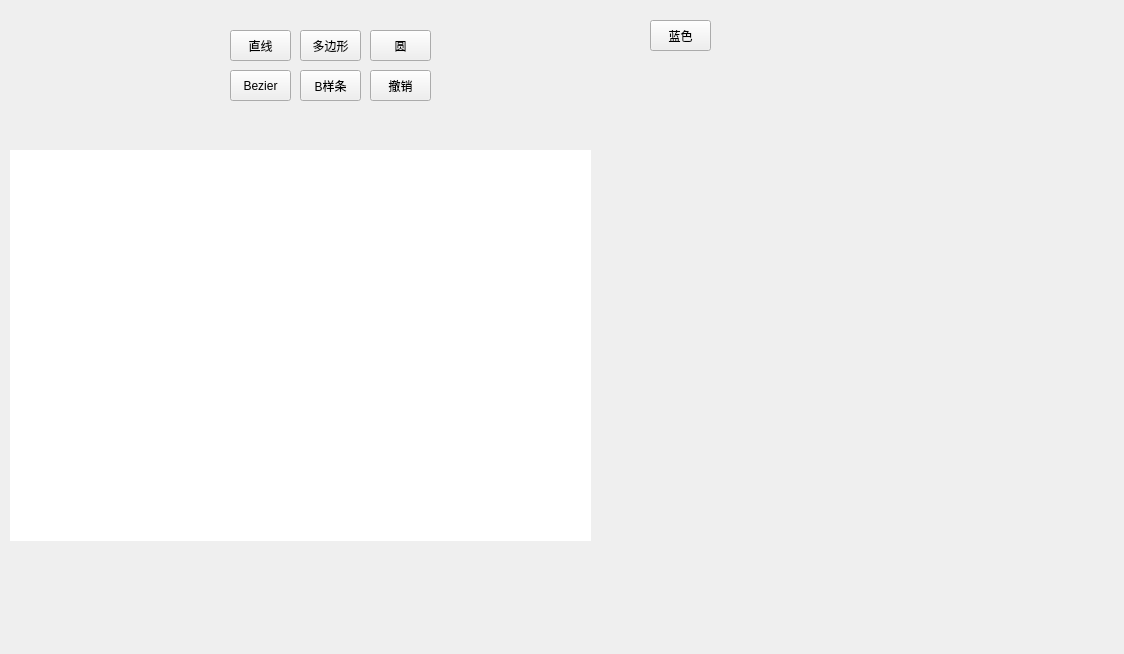
<?xml version="1.0" encoding="UTF-8"?>
<ui version="4.0">
 <class>DrawerClass</class>
 <widget class="QMainWindow" name="DrawerClass">
  <property name="geometry">
   <rect>
    <x>0</x>
    <y>0</y>
    <width>1124</width>
    <height>654</height>
   </rect>
  </property>
  <property name="windowTitle">
   <string>Drawer</string>
  </property>
  <property name="autoFillBackground">
   <bool>true</bool>
  </property>
  <property name="styleSheet">
   <string notr="true"/>
  </property>
  <widget class="QWidget" name="centralWidget">
   <property name="autoFillBackground">
    <bool>false</bool>
   </property>
   <widget class="canvas" name="Canvas" native="true">
    <property name="enabled">
     <bool>true</bool>
    </property>
    <property name="geometry">
     <rect>
      <x>10</x>
      <y>150</y>
      <width>581</width>
      <height>391</height>
     </rect>
    </property>
    <property name="autoFillBackground">
     <bool>false</bool>
    </property>
    <property name="styleSheet">
     <string notr="true">background-color: rgb(255, 255, 255);
</string>
    </property>
   </widget>
   <widget class="QToolButton" name="Line_Button">
    <property name="geometry">
     <rect>
      <x>230</x>
      <y>30</y>
      <width>61</width>
      <height>31</height>
     </rect>
    </property>
    <property name="text">
     <string>直线</string>
    </property>
   </widget>
   <widget class="QToolButton" name="Bule_Color">
    <property name="geometry">
     <rect>
      <x>650</x>
      <y>20</y>
      <width>61</width>
      <height>31</height>
     </rect>
    </property>
    <property name="text">
     <string>蓝色</string>
    </property>
   </widget>
   <widget class="QToolButton" name="Polygon_Button">
    <property name="geometry">
     <rect>
      <x>300</x>
      <y>30</y>
      <width>61</width>
      <height>31</height>
     </rect>
    </property>
    <property name="text">
     <string>多边形</string>
    </property>
   </widget>
   <widget class="QToolButton" name="Eclipse_Button">
    <property name="geometry">
     <rect>
      <x>370</x>
      <y>30</y>
      <width>61</width>
      <height>31</height>
     </rect>
    </property>
    <property name="text">
     <string>圆</string>
    </property>
   </widget>
   <widget class="QToolButton" name="Bezier_Button">
    <property name="geometry">
     <rect>
      <x>230</x>
      <y>70</y>
      <width>61</width>
      <height>31</height>
     </rect>
    </property>
    <property name="text">
     <string>Bezier</string>
    </property>
   </widget>
   <widget class="QToolButton" name="Bspline_Button">
    <property name="geometry">
     <rect>
      <x>300</x>
      <y>70</y>
      <width>61</width>
      <height>31</height>
     </rect>
    </property>
    <property name="text">
     <string>B样条</string>
    </property>
   </widget>
   <widget class="QToolButton" name="Revoke_Button">
    <property name="geometry">
     <rect>
      <x>370</x>
      <y>70</y>
      <width>61</width>
      <height>31</height>
     </rect>
    </property>
    <property name="text">
     <string>撤销</string>
    </property>
   </widget>
  </widget>
 </widget>
 <layoutdefault spacing="6" margin="11"/>
 <customwidgets>
  <customwidget>
   <class>canvas</class>
   <extends>QWidget</extends>
   <header location="global">canvas.h</header>
   <container>1</container>
  </customwidget>
 </customwidgets>
 <resources>
  <include location="Drawer.qrc"/>
 </resources>
 <connections/>
</ui>
